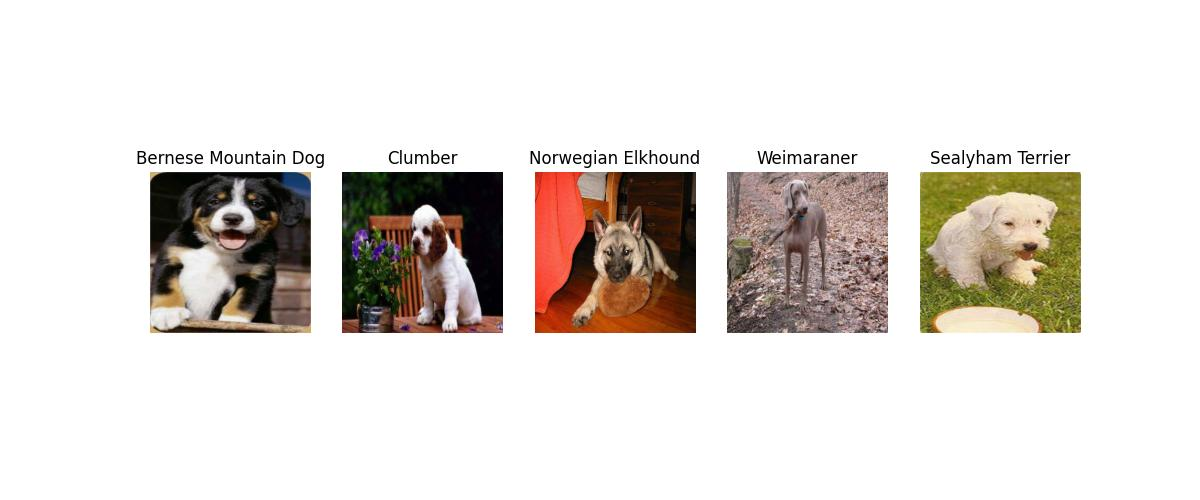
#> input picture assets/random_images_random1.jpg, 1200 x 500 px, given as the content of the folder /content/drive/MyDrive/general_assembly/capstone/data/train, which was not available
$ jupyter execute '(capstone)_1_data_cleaning_and_eda.ipynb'   (text cells are left out)
#> lines starting #> are read from the running program, lines starting #| are printed output that depends on the picture; pictures that were not available may be replaced by others from this repository, and a replacement may not be noted
[cell 1]
import numpy as np
import pandas as pd
import matplotlib.pyplot as plt
import os
import cv2
import random
import pickle

[cell 2]
from google.colab import drive
drive.mount('/content/drive')

[cell 3]
# checking whether the file names for training, validation, and test sets are consistent and if the number of categories are the same

train_path = '/content/drive/MyDrive/general_assembly/capstone/data/train'
train_categories = sorted([category for category in os.listdir(train_path) if not category.startswith('.')])

val_path = '/content/drive/MyDrive/general_assembly/capstone/data/val'
val_categories = sorted([category for category in os.listdir(val_path) if not category.startswith('.')])

test_path = '/content/drive/MyDrive/general_assembly/capstone/data/test'
test_categories = sorted([category for category in os.listdir(test_path) if not category.startswith('.')])

print(f'train: {len(train_categories)}, val: {len(val_categories)}, test: {len(test_categories)}')

print([category for category in train_categories if category not in val_categories])
print([category for category in train_categories if category not in test_categories])
print([category for category in val_categories if category not in test_categories])

[cell 4]
train_categories

[cell 5]
# importing and processing images for train
# importing labels for train
# converting list of image data and labels to numpy arrays

train_data = []
train_labels = []

for category in train_categories:
    category_directory = os.path.join(train_path, category)

    for image in os.listdir(category_directory):
        image_path = os.path.join(category_directory, image)
        img = cv2.imread(image_path)
#> img is the input picture: shape (500, 1200, 3); mean B, G, R 215.2, 219.7, 224.9
        img = cv2.cvtColor(img, cv2.COLOR_BGR2RGB)
        img = cv2.resize(img, (299, 299))
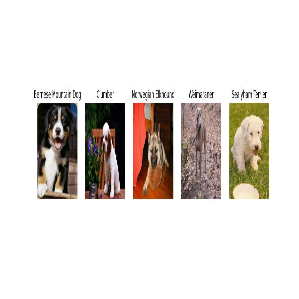
#> img: shape (299, 299, 3); mean R, G, B 225, 219.8, 215.3
        train_data.append(img)
        train_labels.append(train_categories.index(category))

train_data = np.array(train_data)
train_labels = np.array(train_labels)

[cell 6]
# importing and processing images for validation
# importing labels for validation
# converting list of image data and labels to numpy arrays

val_data = []
val_labels = []

for category in val_categories:
    category_directory = os.path.join(val_path, category)

    for image in os.listdir(category_directory):
        image_path = os.path.join(category_directory, image)
        img = cv2.imread(image_path)
        img = cv2.cvtColor(img, cv2.COLOR_BGR2RGB)
        img = cv2.resize(img, (299, 299))
        val_data.append(img)
        val_labels.append(val_categories.index(category))

val_data = np.array(val_data)
val_labels = np.array(val_labels)

[cell 7]
# importing and processing images for validation
# importing labels for validation
# converting list of image data and labels to numpy arrays

test_data = []
test_labels = []

for category in test_categories:
    category_directory = os.path.join(test_path, category)

    for image in os.listdir(category_directory):
        image_path = os.path.join(category_directory, image)
        img = cv2.imread(image_path)
        img = cv2.cvtColor(img, cv2.COLOR_BGR2RGB)
        img = cv2.resize(img, (299, 299))
        test_data.append(img)
        test_labels.append(test_categories.index(category))

test_data = np.array(test_data)
test_labels = np.array(test_labels)

[cell 8]
# Saving train, validation and test data and labels

save_path = '/content/drive/MyDrive/general_assembly/capstone/train_val_test_data_array'

np.save(os.path.join(save_path, 'train_data.npy'), train_data)
np.save(os.path.join(save_path, 'train_labels.npy'), train_labels)
np.save(os.path.join(save_path, 'val_data.npy'), val_data)
np.save(os.path.join(save_path, 'val_labels.npy'), val_labels)
np.save(os.path.join(save_path, 'test_data.npy'), test_data)
np.save(os.path.join(save_path, 'test_labels.npy'), test_labels)

[cell 9]
# checking if the unique labels are consistent across train, validation and test

print(np.unique(train_labels))
print(np.unique(val_labels))
print(np.unique(test_labels))

[cell 10]
# cleaning up dog breed names
# removing _, - and making breed names title case
# saving dog breed names for later (streamlit)

categories = sorted([category for category in os.listdir(train_path) if not category.startswith('.')])
categories = [category.replace('_', ' ').replace('-', ' ').title() for category in categories]

with open('/content/drive/MyDrive/general_assembly/capstone/other/breed_categories.pickle', 'wb') as f:
  pickle.dump(categories, f)

[cell 11]
# Define a function to display random images

def show_random_images(data, labels, categories, num_samples, image_name):
  '''
  Input: data, labels, categories, sample count, image name for saving.
  Output: Specified number of randomly selected images with class label.
  '''
#> called with data = array of shape (1, 299, 299, 3), labels = array of shape (1,), num_samples = 5, image_name = 'random1'
  plt.figure(figsize=(12, 5))
  for i in range(num_samples):
    index1 = random.randint(0, len(data) - 1)
    plt.subplot(1, num_samples, i + 1)
    plt.imshow(data[index1])
    plt.title(categories[labels[index1]])
    plt.axis('off')
  plt.savefig(f"/content/drive/MyDrive/general_assembly/capstone/assets/random_images_{image_name}.jpg")
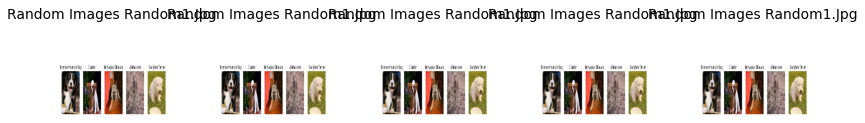
#> figure drawn by matplotlib, 5 panels
  plt.show()

[cell 12]
show_random_images(train_data, train_labels, categories, 5, 'random1')

[cell 13]
show_random_images(train_data, train_labels, categories, 5, 'random2')

[cell 14]
show_random_images(train_data, train_labels, categories, 5, 'random3')

[cell 15]
show_random_images(train_data, train_labels, categories, 5, 'random4')

[cell 16]
show_random_images(train_data, train_labels, categories, 5, 'random5')

[cell 17]
# Reading image data and labels

train_data_path = '/content/drive/MyDrive/general_assembly/capstone/train_val_test_data_array/train_data.npy'
train_labels_path = '/content/drive/MyDrive/general_assembly/capstone/train_val_test_data_array/train_labels.npy'
val_data_path = '/content/drive/MyDrive/general_assembly/capstone/train_val_test_data_array/val_data.npy'
val_labels_path = '/content/drive/MyDrive/general_assembly/capstone/train_val_test_data_array/val_labels.npy'
test_data_path = '/content/drive/MyDrive/general_assembly/capstone/train_val_test_data_array/test_data.npy'
test_labels_path = '/content/drive/MyDrive/general_assembly/capstone/train_val_test_data_array/test_labels.npy'

train_data = np.load(train_data_path)
train_labels = np.load(train_labels_path)
val_data = np.load(val_data_path)
val_labels = np.load(val_labels_path)
test_data = np.load(test_data_path)
test_labels = np.load(test_labels_path)

[cell 18]
# number of images

train_len = len(train_data)
val_len = len(val_data)
test_len = len(test_data)

print(f'Train: {train_len}')
print(f'Val: {val_len}')
print(f'Test: {test_len}')
print('-' * 12)
print(f'Total: {train_len+val_len+test_len}')

datasets = ['Train', 'Validation', 'Test']
datasets_len = [train_len, val_len, test_len]

plt.bar(datasets, datasets_len, color=['teal', 'lightgreen', 'orange'])
plt.xlabel('Dataset')
plt.ylabel('Number of Images')
plt.title('Number of Images')
plt.savefig(f"/content/drive/MyDrive/general_assembly/capstone/assets/number_of_images.jpg")
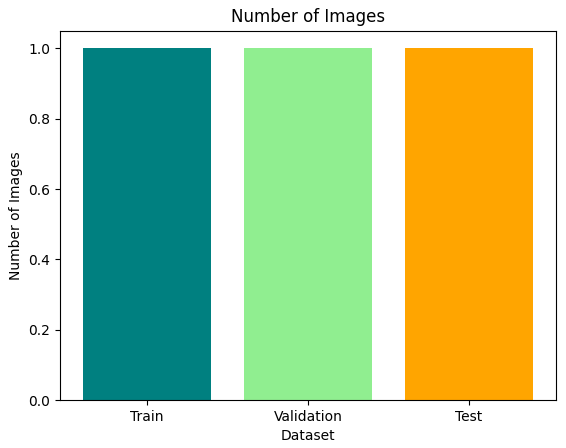
#> figure drawn by matplotlib, 1 panel
plt.show()

[cell 19]
# label distribution

labels, counts = np.unique(train_labels, return_counts=True)

labels_to_category = {label: category_name for label, category_name in zip(labels, categories)}

for label, count in zip(labels, counts):
  category_name = labels_to_category[label]
  print(f'{category_name}: {count}')

[cell 20]
labels, counts = np.unique(train_labels, return_counts=True)
labels_to_category = {label: category_name for label, category_name in zip(labels, categories)}

category_names = [labels_to_category[label] for label in labels]
category_counts = counts

average_count = np.mean(category_counts)
min_count = np.min(category_counts)
max_count = np.max(category_counts)
print(f'Avg. number of images per breed: {round(average_count,2)}')
print(f'Min: {min_count}')
print(f'Max: {max_count}')

plt.figure(figsize=(15, 6))
plt.bar(category_names, category_counts, color='teal', alpha=0.7, label='Counts')
plt.axhline(average_count, color='red', linestyle='--', linewidth=2, label='Average Count')
plt.xlabel('Dog Breed')
plt.ylabel('Count')
plt.title('Counts of Dog Breeds with Average Count - Train')
plt.legend()
plt.xticks(rotation=90, fontsize=8)
plt.savefig(f"/content/drive/MyDrive/general_assembly/capstone/assets/train_counts_of_breeds.jpg")
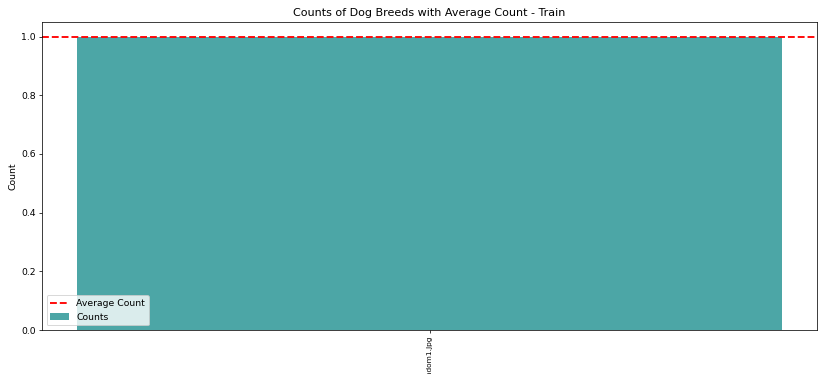
#> figure drawn by matplotlib, 1 panel
plt.show()

[cell 21]
# Checking distribution of pixel color values

train_image_pixel_mean = [np.mean(image) for image in train_data]
print(np.mean(train_image_pixel_mean))

val_image_pixel_mean = [np.mean(image) for image in val_data]
print(np.mean(val_image_pixel_mean))

test_image_pixel_mean = [np.mean(image) for image in test_data]
print(np.mean(test_image_pixel_mean))

plt.figure(figsize=(15,5))
plt.suptitle('Distribution of image mean pixel value', fontsize=16)

plt.subplot(1,3,1)
plt.hist(train_image_pixel_mean, bins=50, color='teal')
plt.title('Train')
plt.xlabel('Mean pixel value')
plt.ylabel('Frequency')

plt.subplot(1,3,2)
plt.hist(val_image_pixel_mean, bins=50, color='lightgreen')
plt.title('Validation')
plt.xlabel('Mean pixel value')
plt.ylabel('Frequency')

plt.subplot(1,3,3)
plt.hist(test_image_pixel_mean, bins=50, color='orange')
plt.title('Test')
plt.xlabel('Mean pixel value')
plt.ylabel('Frequency')

plt.savefig('/content/drive/MyDrive/general_assembly/capstone/assets/distribution_of_image_mean_pixel_value.jpg')
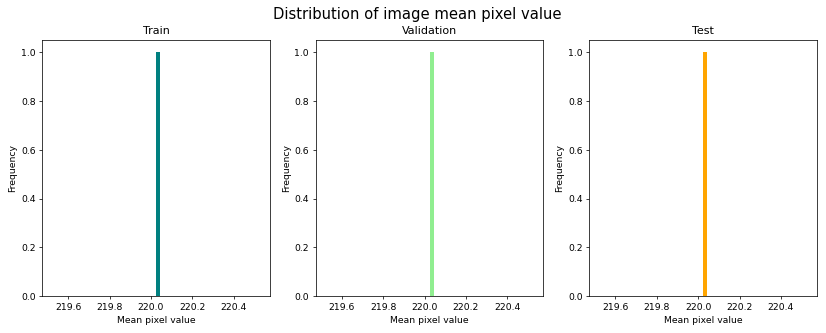
#> figure drawn by matplotlib, 3 panels; panel 1: tallest bar 1 high, from x = 220 to 220; panel 2: tallest bar 1 high, from x = 220 to 220; panel 3: tallest bar 1 high, from x = 220 to 220
plt.show()

[cell 22]
# Checking mean pixel color value by breed - Train

mean_pixel_values = {}
counts = {}

for image, label in zip(train_data, train_labels):
    mean_pixel = np.mean(image)
    breed = categories[label]

    if breed in mean_pixel_values:
      mean_pixel_values[breed].append(mean_pixel)
      counts[breed] += 1
    else:
      mean_pixel_values[breed] = [mean_pixel]
      counts[breed] = 1

breed_mean_pixel_values = {}
for breed, pixel_values in mean_pixel_values.items():
  breed_mean_pixel_values[breed] = np.mean(pixel_values)

for breed, mean_pixel_value in breed_mean_pixel_values.items():
    print(f'{breed}: {round(mean_pixel_value,2)}')

[cell 23]
# Checking mean pixel color value by breed - Train

breed_names = list(breed_mean_pixel_values.keys())
mean_pixel_values = list(breed_mean_pixel_values.values())
overall_mean_pixel = np.mean(mean_pixel_values)
print(round(overall_mean_pixel,2))

plt.figure(figsize=(15, 6))
plt.bar(breed_names, mean_pixel_values, color='teal', label='Breed Mean')
plt.axhline(y=overall_mean_pixel, color='red', linestyle='--', label='Overall Mean')
plt.xlabel('Breed')
plt.ylabel('Mean Pixel Color Value')
plt.title('Mean Pixel Color Value by Breed')
plt.xticks(rotation=90, fontsize=8)
plt.savefig('/content/drive/MyDrive/general_assembly/capstone/assets/mean_pixel_color_value_by_breed.jpg')
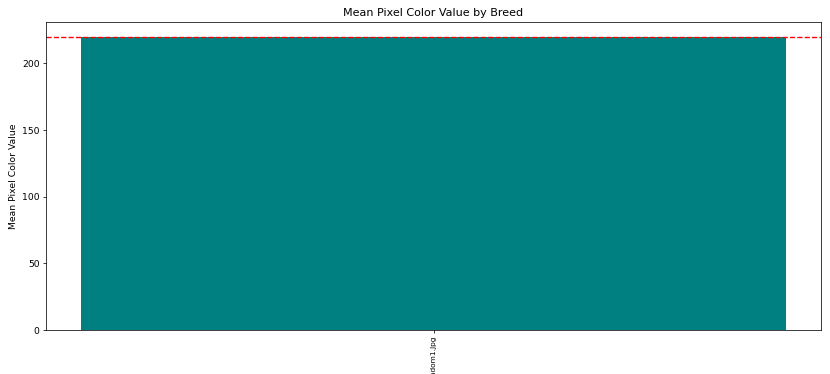
#> figure drawn by matplotlib, 1 panel
plt.show()

[cell 24]
red_mean = np.mean(train_data[:, :, :, 0])
green_mean = np.mean(train_data[:, :, :, 1])
blue_mean = np.mean(train_data[:, :, :, 2])

print(f'Red: {round(red_mean,2)}')
print(f'Green: {round(green_mean,2)}')
print(f'Blue: {round(blue_mean,2)}')

plt.figure(figsize=(15, 5))
plt.suptitle('Distribution of RGB Color Channels', fontsize=16)

plt.subplot(1, 3, 1)
plt.hist(train_data[:, :, :, 0].ravel(), bins=256, color='red', alpha=0.7, label='Red Channel')
plt.axvline(red_mean, color='orange', linestyle='--', linewidth=2)
plt.title('Distribution of Red Channel')
plt.xlabel('Pixel Value')
plt.ylabel('Frequency')

plt.subplot(1, 3, 2)
plt.hist(train_data[:, :, :, 1].ravel(), bins=256, color='green', alpha=0.7, label='Green Channel')
plt.axvline(green_mean, color='green', linestyle='--', linewidth=2)
plt.title('Distribution of Green Channel')
plt.xlabel('Pixel Value')
plt.ylabel('Frequency')

plt.subplot(1, 3, 3)
plt.hist(train_data[:, :, :, 2].ravel(), bins=256, color='blue', alpha=0.7, label='Blue Channel')
plt.axvline(blue_mean, color='blue', linestyle='--', linewidth=2)
plt.title('Distribution of Blue Channel')
plt.xlabel('Pixel Value')
plt.ylabel('Frequency')

plt.savefig('/content/drive/MyDrive/general_assembly/capstone/assets/distribution_of_rgb_color_channels.jpg')
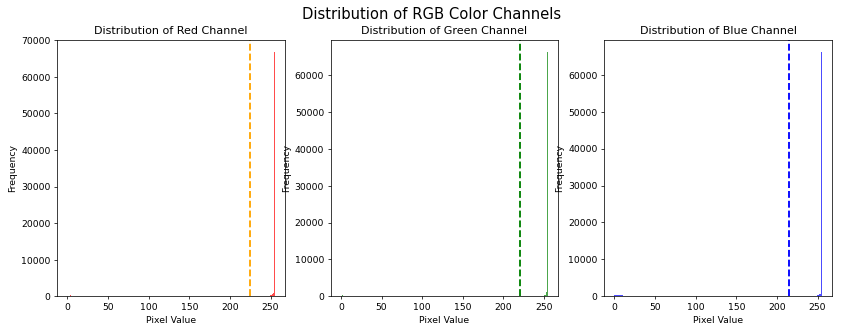
#> figure drawn by matplotlib, 3 panels; panel 1: tallest bar 66768 high, from x = 254 to 255; panel 2: tallest bar 66307 high, from x = 254 to 255; panel 3: tallest bar 66195 high, from x = 254 to 255
plt.show()

$ run again, on assets/random_images_random5.jpg
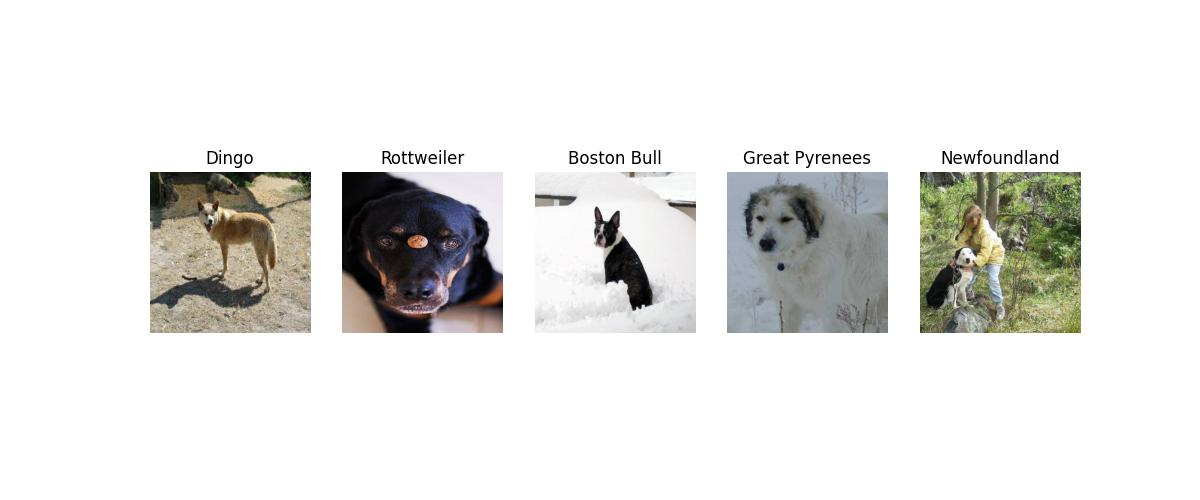
#> input picture assets/random_images_random5.jpg, 1200 x 500 px, given as the content of the folder /content/drive/MyDrive/general_assembly/capstone/data/train, which was not available
#> img is the input picture: shape (500, 1200, 3); mean B, G, R 227.2, 229.3, 229.6
#> `img = cv2.resize(img, (299, 299))`:
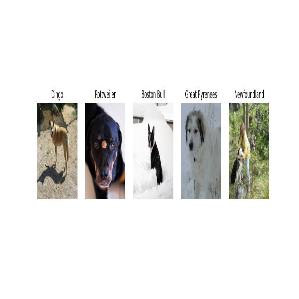
#> img: shape (299, 299, 3); mean R, G, B 229.6, 229.4, 227.2
#> `plt.savefig('/content/drive/MyDrive/general_assembly/capstone/assets/d..`:
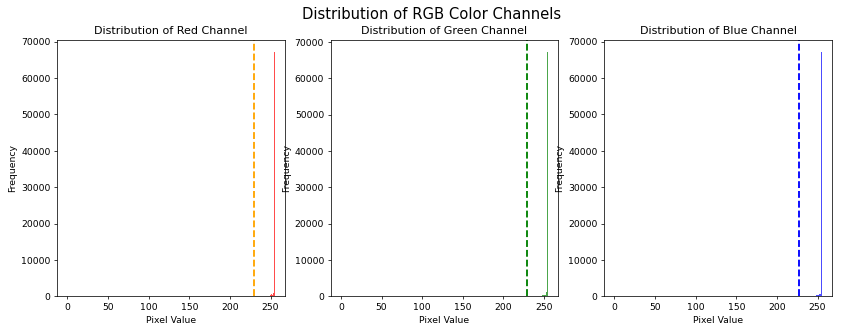
#> figure drawn by matplotlib, 3 panels; panel 1: tallest bar 67163 high, from x = 254 to 255; panel 2: tallest bar 67275 high, from x = 254 to 255; panel 3: tallest bar 67148 high, from x = 254 to 255
